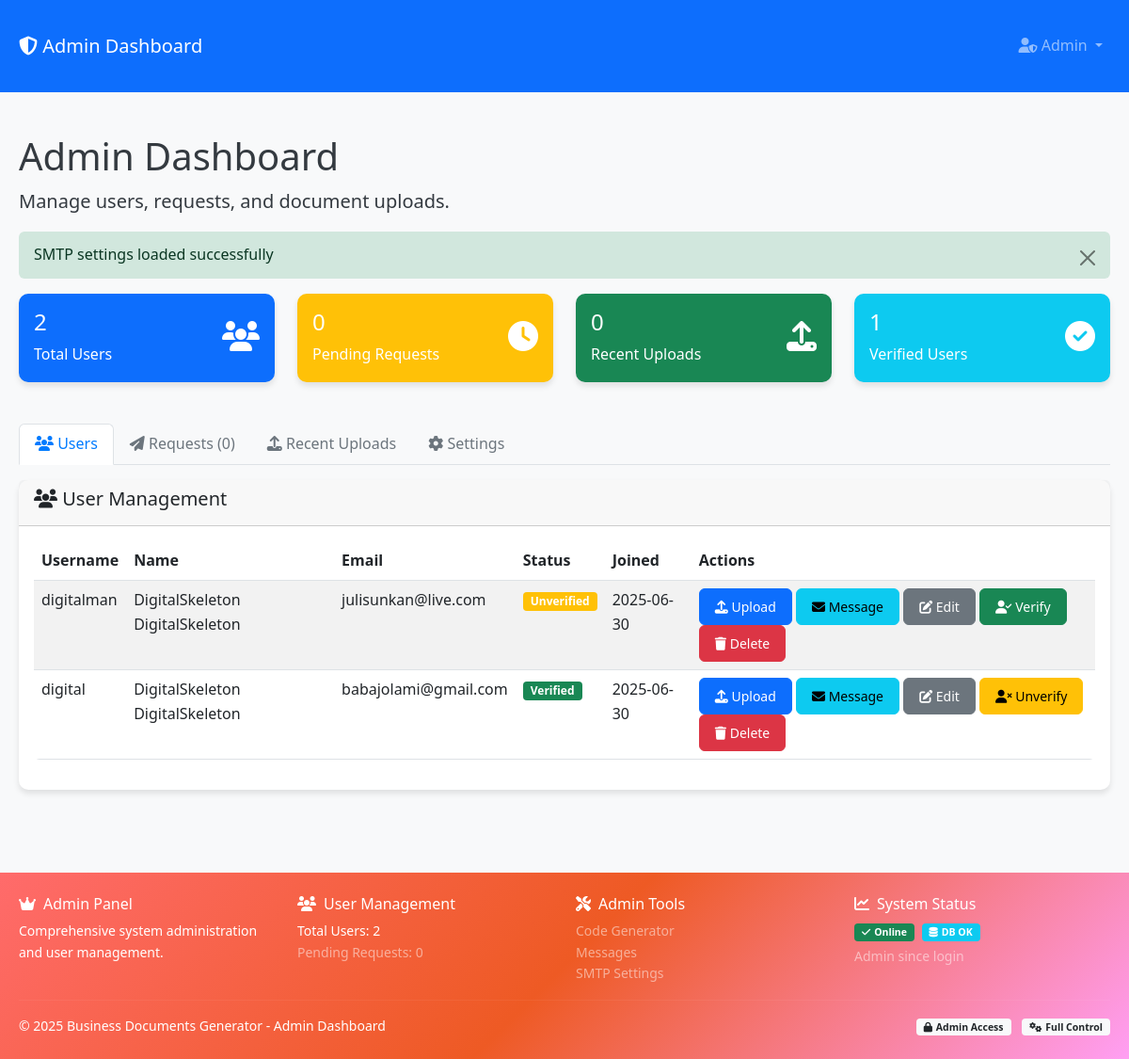
The page /admin (signed in) on the database its author committed.
### models.py (models this page shows, shortened)
class User(db.Model):
    id = db.Column(db.Integer, primary_key=True)
    username = db.Column(db.String(80), unique=True, nullable=False)
    email = db.Column(db.String(120), unique=True, nullable=False)
    password_hash = db.Column(db.String(255), nullable=False)
    first_name = db.Column(db.String(100), nullable=False)
    last_name = db.Column(db.String(100), nullable=False)
    is_admin = db.Column(db.Boolean, default=False)
    is_verified = db.Column(db.Boolean, default=False)
    verification_token = db.Column(db.String(100), nullable=True)
    reset_token = db.Column(db.String(100), nullable=True)
    reset_token_expires = db.Column(db.DateTime, nullable=True)
    created_at = db.Column(db.DateTime, default=datetime.utcnow)
    last_login = db.Column(db.DateTime, nullable=True)
    pdf_codes = db.relationship('UserPDFCode', foreign_keys='UserPDFCode.user_id', backref='user', lazy=True, cascade='all, delete-orphan')
    pdf_requests = db.relationship('PDFRequest', backref='user', lazy=True, cascade='all, delete-orphan')
    sent_messages = db.relationship('Message', foreign_keys='Message.sender_id', backref='sender', lazy=True, cascade='all, delete-orphan')
    received_messages = db.relationship('Message', foreign_keys='Message.recipient_id', backref='recipient', lazy=True, cascade='all, delete-orphan')
    uploaded_pdfs = db.relationship('UserPDFCode', foreign_keys='UserPDFCode.uploaded_by_admin_id', backref='uploader', lazy=True)

### app.py (the view)
@app.route('/admin')
@admin_required
def admin_dashboard():
    users = User.query.filter_by(is_admin=False).order_by(User.created_at.desc()).all()
    pending_requests = PDFRequest.query.filter_by(status='pending').order_by(PDFRequest.created_at.desc()).all()
    recent_uploads = UserPDFCode.query.order_by(UserPDFCode.uploaded_at.desc()).limit(10).all()
    return render_template('dashboard/admin_dashboard.html',
                         users=users,
                         pending_requests=pending_requests,
                         recent_uploads=recent_uploads)

### app.py (called while the page is built)
def admin_required(f):
    @wraps(f)
    def decorated_function(*args, **kwargs):
        if 'user_id' not in session:
            flash('Please log in to access this page.', 'error')
            return redirect(url_for('login'))
        user = User.query.get(session['user_id'])
        if not user or not user.is_admin:
            flash('Admin access required.', 'error')
            return redirect(url_for('dashboard'))
        return f(*args, **kwargs)
    return decorated_function

### templates/dashboard/admin_dashboard.html (shortened to what this page needs)
<!DOCTYPE html>
<html lang="en">
<head>
    <link href="https://cdn.jsdelivr.net/npm/bootstrap@5.3.0/dist/css/bootstrap.min.css" rel="stylesheet">
    <link rel="stylesheet" href="https://cdnjs.cloudflare.com/ajax/libs/font-awesome/6.4.0/css/all.min.css">
    <link rel="stylesheet" href="{{ url_for('static', filename='css/style.css') }}">
</head>
<body>
    <nav class="navbar navbar-expand-lg navbar-dark bg-primary">
        <div class="container">
            <a class="navbar-brand" href="#">
                <i class="fas fa-shield-alt"></i> Admin Dashboard
            </a>
            <div class="navbar-nav ms-auto">
                <div class="nav-item dropdown">
                    <a class="nav-link dropdown-toggle" href="#" id="navbarDropdown" role="button" data-bs-toggle="dropdown" aria-expanded="false">
                        <i class="fas fa-user-shield"></i> Admin
                    </a>
                </div>
            </div>
        </div>
    </nav>
    <div class="container mt-4">
        <div class="row">
            <div class="col-12">
                <h1>Admin Dashboard</h1>
                <p class="lead">Manage users, requests, and document uploads.</p>
            </div>
        </div>
        <div id="alert-container"></div>
        <div class="row mb-4">
            <div class="col-md-3">
                <div class="card bg-primary text-white">
                    <div class="card-body">
                        <div class="d-flex justify-content-between">
                            <div>
                                <h4>{{ users|length }}</h4>
                                <p class="mb-0">Total Users</p>
                            </div>
                            <div class="align-self-center">
                                <i class="fas fa-users fa-2x"></i>
                            </div>
                        </div>
                    </div>
                </div>
            </div>
            <div class="col-md-3">
                <div class="card bg-warning text-white">
                    <div class="card-body">
                        <div class="d-flex justify-content-between">
                            <div>
                                <h4>{{ pending_requests|length }}</h4>
                                <p class="mb-0">Pending Requests</p>
                            </div>
                            <div class="align-self-center">
                                <i class="fas fa-clock fa-2x"></i>
                            </div>
                        </div>
                    </div>
                </div>
            </div>
            <div class="col-md-3">
                <div class="card bg-success text-white">
                    <div class="card-body">
                        <div class="d-flex justify-content-between">
                            <div>
                                <h4>{{ recent_uploads|length }}</h4>
                                <p class="mb-0">Recent Uploads</p>
                            </div>
                            <div class="align-self-center">
                                <i class="fas fa-upload fa-2x"></i>
                            </div>
                        </div>
                    </div>
                </div>
            </div>
            <div class="col-md-3">
                <div class="card bg-info text-white">
                    <div class="card-body">
                        <div class="d-flex justify-content-between">
                            <div>
                                <h4>{{ users|selectattr('is_verified', 'equalto', True)|list|length }}</h4>
                                <p class="mb-0">Verified Users</p>
                            </div>
                            <div class="align-self-center">
                                <i class="fas fa-check-circle fa-2x"></i>
                            </div>
                        </div>
                    </div>
                </div>
            </div>
        </div>
        <ul class="nav nav-tabs" id="adminTabs">
            <li class="nav-item">
                <a class="nav-link active" id="users-tab" data-bs-toggle="tab" href="#users">
                    <i class="fas fa-users"></i> Users
                </a>
            </li>
            <li class="nav-item">
                <a class="nav-link" id="requests-tab" data-bs-toggle="tab" href="#requests">
                    <i class="fas fa-paper-plane"></i> Requests ({{ pending_requests|length }})
                </a>
            </li>
            <li class="nav-item">
                <a class="nav-link" id="uploads-tab" data-bs-toggle="tab" href="#uploads">
                    <i class="fas fa-upload"></i> Recent Uploads
                </a>
            </li>
            <li class="nav-item">
                <a class="nav-link" id="settings-tab" data-bs-toggle="tab" href="#settings">
                    <i class="fas fa-cog"></i> Settings
                </a>
            </li>
        </ul>
        <div class="tab-content mt-3">
            <div class="tab-pane fade show active" id="users">
                <div class="card">
                    <div class="card-header">
                        <h5><i class="fas fa-users"></i> User Management</h5>
                    </div>
                    <div class="card-body">
                        <div class="table-responsive">
                            <table class="table table-striped">
                                <thead>
                                    <tr>
                                        <th>Username</th>
                                        <th>Name</th>
                                        <th>Email</th>
                                        <th>Status</th>
                                        <th>Joined</th>
                                        <th>Actions</th>
                                    </tr>
                                </thead>
                                <tbody>
                                    {% for user in users %}
                                    <tr>
                                        <td>{{ user.username }}</td>
                                        <td>{{ user.first_name }} {{ user.last_name }}</td>
                                        <td>{{ user.email }}</td>
                                        <td>
                                            {% if user.is_verified %}
                                            <span class="badge bg-success">Verified</span>
                                            {% else %}
                                            <span class="badge bg-warning">Unverified</span>
                                            {% endif %}
                                        </td>
                                        <td>{{ user.created_at.strftime('%Y-%m-%d') }}</td>
                                        <td>
                                            <button type="button" class="btn btn-sm btn-primary" onclick="uploadForUser({{ user.id }}, '{{ user.first_name }} {{ user.last_name }}')">
                                                <i class="fas fa-upload"></i> Upload
                                            </button>
                                            <button type="button" class="btn btn-sm btn-info" onclick="messageUser({{ user.id }}, '{{ user.first_name }} {{ user.last_name }}')">
                                                <i class="fas fa-envelope"></i> Message
                                            </button>
                                            <button type="button" class="btn btn-sm btn-secondary" onclick="editUser({{ user.id }}, '{{ user.username }}', '{{ user.email }}', '{{ user.first_name }}', '{{ user.last_name }}')">
                                                <i class="fas fa-edit"></i> Edit
                                            </button>
                                            {% if user.is_verified %}
                                            <button type="button" class="btn btn-sm btn-warning" onclick="toggleVerification({{ user.id }}, '{{ user.first_name }} {{ user.last_name }}', false)">
                                                <i class="fas fa-user-times"></i> Unverify
                                            </button>
                                            {% else %}
                                            <button type="button" class="btn btn-sm btn-success" onclick="toggleVerification({{ user.id }}, '{{ user.first_name }} {{ user.last_name }}', true)">
                                                <i class="fas fa-user-check"></i> Verify
                                            </button>
                                            {% endif %}
                                            <button type="button" class="btn btn-sm btn-danger" onclick="deleteUser({{ user.id }}, '{{ user.first_name }} {{ user.last_name }}')">
                                                <i class="fas fa-trash"></i> Delete
                                            </button>
                                        </td>
                                    </tr>
                                    {% endfor %}
                                </tbody>
                            </table>
                        </div>
                    </div>
                </div>
            </div>
        </div>
    </div>
    <footer class="mt-5" style="background: linear-gradient(135deg, #ff6b6b 0%, #ee5a24 50%, #ff9ff3 100%); color: white;">
        <div class="container py-4">
            <div class="row">
                <div class="col-md-3">
                    <h6><i class="fas fa-crown me-2"></i>Admin Panel</h6>
                    <p class="small">Comprehensive system administration and user management.</p>
                </div>
                <div class="col-md-3">
                    <h6><i class="fas fa-users me-2"></i>User Management</h6>
                    <div class="small">
                        <span class="d-block">Total Users: {{ users|length }}</span>
                        <span class="d-block text-white-50">Pending Requests: {{ pending_requests|length }}</span>
                    </div>
                </div>
                <div class="col-md-3">
                    <h6><i class="fas fa-tools me-2"></i>Admin Tools</h6>
                    <div class="small">
                        <a href="/code-generator" class="text-white-50 text-decoration-none d-block">Code Generator</a>
                        <a href="/messages" class="text-white-50 text-decoration-none d-block">Messages</a>
                        <span class="text-white-50 d-block">SMTP Settings</span>
                    </div>
                </div>
                <div class="col-md-3">
                    <h6><i class="fas fa-chart-line me-2"></i>System Status</h6>
                    <div class="small">
                        <span class="badge bg-success me-1">
                            <i class="fas fa-check me-1"></i>Online
                        </span>
                        <span class="badge bg-info">
                            <i class="fas fa-database me-1"></i>DB OK
                        </span>
                        <div class="mt-1 text-white-50">Admin since login</div>
                    </div>
                </div>
            </div>
            <hr class="my-3" style="border-color: rgba(255,255,255,0.2);">
            <div class="row align-items-center">
                <div class="col-md-6">
                    <p class="mb-0 small">&copy; 2025 Business Documents Generator - Admin Dashboard</p>
                </div>
                <div class="col-md-6 text-end">
                    <div class="small">
                        <span class="badge bg-light text-dark me-2">
                            <i class="fas fa-lock me-1"></i>Admin Access
                        </span>
                        <span class="badge bg-light text-dark">
                            <i class="fas fa-cogs me-1"></i>Full Control
                        </span>
                    </div>
                </div>
            </div>
        </div>
    </footer>
</body>
</html>

### static/css/style.css (style rules this page uses)
:root { --primary-color: #007bff; --secondary-color: #6c757d; --success-color: #28a745; --danger-color: #dc3545; --warning-color: #ffc107; --info-color: #17a2b8; --light-color: #f8f9fa; --dark-color: #343a40; --white: #ffffff; --black: #000000; }
body { font-family: 'Segoe UI', Tahoma, Geneva, Verdana, sans-serif; background-color: var(--light-color); color: var(--dark-color); line-height: 1.6; }
.container { max-width: 1200px; margin: 0 auto; padding: 20px; }
.card { border: none; border-radius: 10px; box-shadow: 0 4px 6px rgba(0, 0, 0, 0.1); margin-bottom: 20px; }
.btn { border-radius: 6px; padding: 8px 16px; font-weight: 500; transition: all 0.3s ease; }
.nav-tabs .nav-link { border-radius: 6px 6px 0 0; border: 1px solid transparent; color: var(--secondary-color); }
.nav-tabs .nav-link.active { background-color: var(--white); border-color: #dee2e6 #dee2e6 var(--white); color: var(--primary-color); }
.table { border-radius: 6px; overflow: hidden; }
.badge { font-size: 0.75em; padding: 4px 8px; border-radius: 4px; }

### rows shown on the page
User: username "digitalman", first_name "DigitalSkeleton", last_name "DigitalSkeleton", email "julisunkan@live.com", is_verified "Unverified", created_at "2025-06-30"
User: username "digital", first_name "DigitalSkeleton", last_name "DigitalSkeleton", email "babajolami@gmail.com", is_verified "Verified", created_at "2025-06-30"

### other values the page prints
{{ users|length }} "2"
{{ pending_requests|length }} "0"
{{ recent_uploads|length }} "0"
{{ users|selectattr('is_verified', 'equalto', True)|list|length }} "1"
